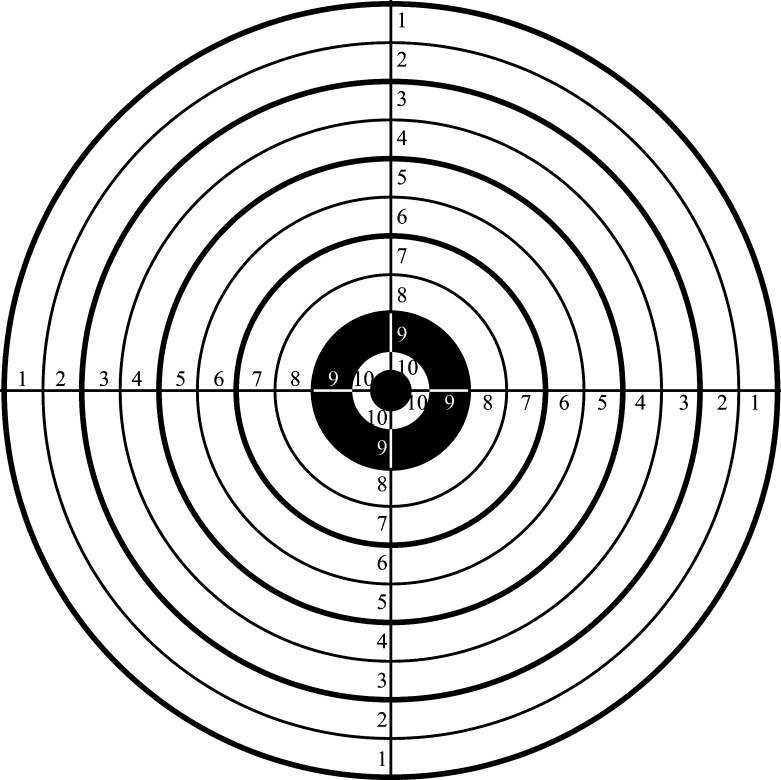
#> input picture ingest/target.jpg, 2343 x 2340 px (shown at 1/3 size)
$ python ingest.py --ingest-dir ingest --output-dir out --background-dir ingest
#> lines starting #> are read from the running program, lines starting #| are printed output that depends on the picture
import argparse
import logging
import math
import random
from dataclasses import dataclass
from pathlib import Path

import yaml
from PIL import Image
from tqdm import tqdm


@dataclass(frozen=True)
class IngestConfig:
    ingest_dir: Path
    background_dir: Path
    output_dir: Path
    seed: int
    verbose: bool
    val_split: float


@dataclass
class BoundingBox:
    points: list[tuple[float, float]]

    def to_yolo_format(self, class_id: int) -> str:
        flat: list[float] = []
        for x, y in self.points:
            flat.extend([x, y])
        coords: str = " ".join(f"{v:.6f}" for v in flat)
        return f"{class_id} {coords}"


class DatasetGenerator:
    def __init__(self, config: IngestConfig) -> None:
        self.config: IngestConfig = config
        self.logger: logging.Logger = self._setup_logger()
        self.targets: list[Path] = []
        self.backgrounds: list[Path] = []

    def _setup_logger(self) -> logging.Logger:
        logger: logging.Logger = logging.getLogger("DatasetGenerator")
        level: int = logging.DEBUG if self.config.verbose else logging.INFO
        logger.setLevel(level)

        handler: logging.StreamHandler = logging.StreamHandler()
        handler.setLevel(level)

        formatter: logging.Formatter = logging.Formatter(
            "%(asctime)s - %(name)s - %(levelname)s - %(message)s",
            datefmt="%Y-%m-%d %H:%M:%S",
        )
        handler.setFormatter(formatter)

        if not logger.handlers:
            logger.addHandler(handler)

        return logger

    def _load_files(self) -> None:
        extensions: set[str] = {".jpg", ".jpeg", ".png"}

        if not self.config.ingest_dir.is_dir():
            raise NotADirectoryError(self.config.ingest_dir)
        if not self.config.background_dir.is_dir():
            raise NotADirectoryError(self.config.background_dir)

        self.targets = sorted(
            [p for p in self.config.ingest_dir.iterdir() if p.suffix.lower() in extensions]
        )
        self.backgrounds = sorted(
            [p for p in self.config.background_dir.iterdir() if p.suffix.lower() in extensions]
        )

        if not self.targets:
            raise FileNotFoundError(f"No targets in {self.config.ingest_dir}")
        if not self.backgrounds:
            raise FileNotFoundError(f"No backgrounds in {self.config.background_dir}")

    def _apply_transform(
        self,
        target: Image.Image,
        bg_w: int,
        bg_h: int,
    ) -> tuple[Image.Image, int, int, int, int, float, float, float]:
        min_scale: float = 0.05
        max_scale: float = 0.15

        rotation: float = random.uniform(0.0, 360.0)
        scale: float = random.uniform(min_scale, max_scale)

        sw: int = int(target.width * scale)
        sh: int = int(target.height * scale)

        margin: int = max(sw, sh) + 50
        cx: int = random.randint(margin, max(margin, bg_w - margin))
        cy: int = random.randint(margin, max(margin, bg_h - margin))

        scaled: Image.Image = target.resize((sw, sh), Image.BICUBIC)
        rotated: Image.Image = scaled.rotate(rotation, expand=True, resample=Image.BICUBIC)

        px: int = cx - (rotated.width // 2)
        py: int = cy - (rotated.height // 2)

        return rotated, px, py, cx, cy, float(sw), float(sh), rotation

    def _get_obb(
        self,
        cx: float,
        cy: float,
        w: float,
        h: float,
        rot: float,
        img_w: int,
        img_h: int,
    ) -> BoundingBox:
        hw: float = w / 2.0
        hh: float = h / 2.0
        rad: float = -math.radians(rot)
        cos_a: float = math.cos(rad)
        sin_a: float = math.sin(rad)

        local_corners: list[tuple[float, float]] = [
            (-hw, -hh),
            (hw, -hh),
            (hw, hh),
            (-hw, hh),
        ]

        normalized_corners: list[tuple[float, float]] = []
        for dx, dy in local_corners:
            rx: float = dx * cos_a - dy * sin_a
            ry: float = dx * sin_a + dy * cos_a
            wx: float = cx + rx
            wy: float = cy + ry

            nx: float = max(0.0, min(wx / img_w, 1.0))
            ny: float = max(0.0, min(wy / img_h, 1.0))
            normalized_corners.append((nx, ny))

        return BoundingBox(normalized_corners)

    def generate(self) -> None:
        random.seed(self.config.seed)
        self._load_files()

        it: Path = self.config.output_dir / "images" / "train"
        lt: Path = self.config.output_dir / "labels" / "train"
        iv: Path = self.config.output_dir / "images" / "val"
        lv: Path = self.config.output_dir / "labels" / "val"

        for p in [it, lt, iv, lv]:
            p.mkdir(parents=True, exist_ok=True)

        pairs: list[tuple[Path, Path]] = []
        for t in self.targets:
            for b in self.backgrounds:
                pairs.append((t, b))

        random.shuffle(pairs)
        val_size: int = max(1, int(len(pairs) * self.config.val_split))

        for i, (t_path, b_path) in enumerate(tqdm(pairs, desc="Generating")):
            is_val: bool = i < val_size
            img_out: Path = iv if is_val else it
            lbl_out: Path = lv if is_val else lt

            target_img: Image.Image = Image.open(t_path).convert("RGBA")
            bg_img: Image.Image = Image.open(b_path).convert("RGBA")

            res = self._apply_transform(target_img, bg_img.width, bg_img.height)
            transformed, px, py, cx, cy, sw, sh, rot = res

            composite: Image.Image = bg_img.copy()
            composite.paste(transformed, (px, py), transformed)

            bbox: BoundingBox = self._get_obb(
                float(cx), float(cy), sw, sh, rot, bg_img.width, bg_img.height
            )

            name: str = "synthetic_{i:06d}"
            composite.convert("RGB").save(img_out / f"{name}.jpg", "JPEG", quality=95)
            (lbl_out / f"{name}.txt").write_text(bbox.to_yolo_format(0) + "\n")

        self._write_yaml(len(pairs), val_size)

    def _write_yaml(self, total: int, val: int) -> None:
        path: Path = self.config.output_dir / "data.yaml"
        data: dict = {
            "path": str(self.config.output_dir.resolve()),
            "train": "images/train",
            "val": "images/val",
            "nc": 1,
            "names": ["target"],
            "metadata": {
                "seed": self.config.seed,
                "total": total,
                "val": val,
            },
        }
        with path.open("w") as f:
            yaml.dump(data, f, sort_keys=False)


def main() -> None:
    parser = argparse.ArgumentParser()
    parser.add_argument("-i", "--ingest-dir", required=True, type=Path)
    parser.add_argument("-o", "--output-dir", required=True, type=Path)
    parser.add_argument("-b", "--background-dir", required=True, type=Path)
    parser.add_argument("-s", "--seed", type=int, default=42)
    parser.add_argument("-v", "--verbose", action="store_true")
    parser.add_argument("--val-split", type=float, default=0.2)

    args = parser.parse_args()
    config = IngestConfig(
        ingest_dir=args.ingest_dir,
        output_dir=args.output_dir,
        background_dir=args.background_dir,
        seed=args.seed,
        verbose=args.verbose,
        val_split=args.val_split,
    )

    generator = DatasetGenerator(config)
    generator.generate()
#> in _apply_transform, `scaled: Image.Image = target.resize((sw, sh), Image.BICUBIC)`:
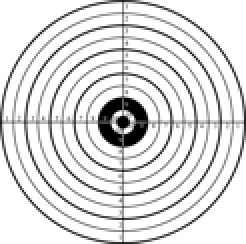
#> scaled: PIL image 123x122 RGBA (shown 2 times larger); mean R, G, B, A 221.4, 221.4, 221.4, 255
#> in _apply_transform, `rotated: Image.Image = scaled.rotate(rotation, expand=True, resample=I..`:
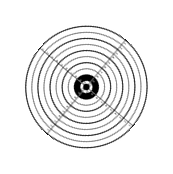
#> rotated: PIL image 173x174 RGBA; mean R, G, B, A 109.2, 109.2, 109.2, 127; transparent parts drawn white
#> in generate, `res = self._apply_transform(target_img, bg_img.width, bg_img.height)`: res = 8 items
#> in generate, `transformed, px, py, cx, cy, sw, sh, rot = res`: px = 650; py = 587; cx = 736; cy = 674; sw = 123; sh = 122; rot = 230.2
#> in _get_obb, `hw: float = w / 2.0`: hw = 61.5
#> in _get_obb, `hh: float = h / 2.0`: hh = 61
#> in _get_obb, `rad: float = -math.radians(rot)`: rad = -4.02
#> in _get_obb, `cos_a: float = math.cos(rad)`: cos_a = -0.64
#> in _get_obb, `sin_a: float = math.sin(rad)`: sin_a = 0.768
#> in _get_obb, `local_corners: list[tuple[float, float]] = [ (-hw, -hh), (hw, -hh), (h..`: local_corners = [(-61.5, -61), (61.5, -61), (61.5, 61), (-61.5, 61)]
#> the loop in _get_obb, `for dx, dy in local_corners:` made 4 passes
#> (dx, dy, rx, ry, wx, wy, nx, ny) on passes 1 to 4: (-61.5, -61, 86.23, -8.19, 822.2, 665.8, 0.351, 0.285), (61.5, -61, 7.49, 86.3, 743.5, 760.3, 0.317, 0.325), (61.5, 61, -86.23, 8.19, 649.8, 682.2, 0.277, 0.292), (-61.5, 61, -7.49, -86.3, 728.5, 587.7, 0.311, 0.251)
#> after the loop in _get_obb, `for dx, dy in local_corners:`: normalized_corners = [(0.351, 0.285), (0.317, 0.325), (0.277, 0.292), (0.311, 0.251)]


if __name__ == "__main__":
    main()
